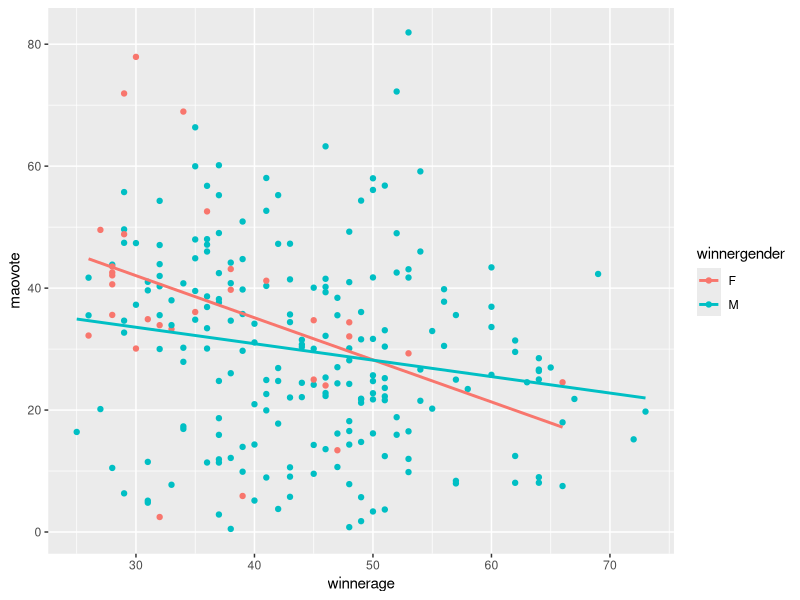
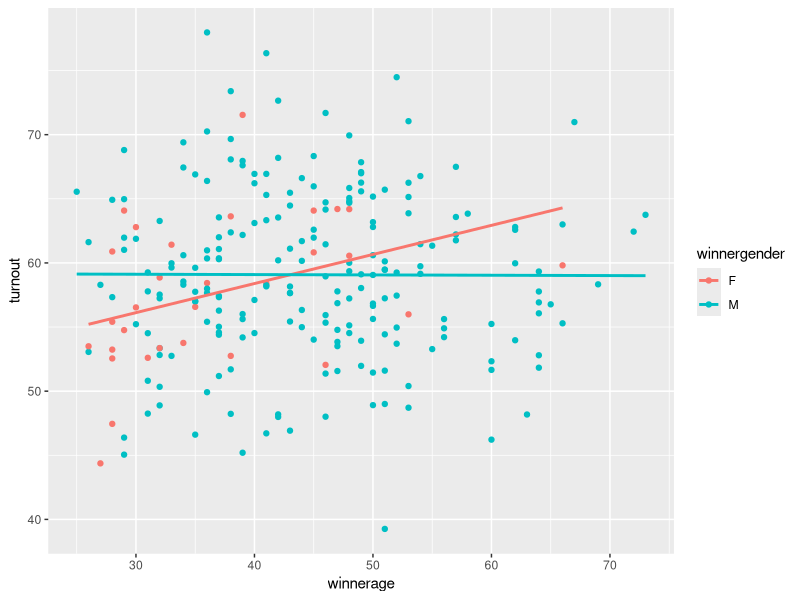
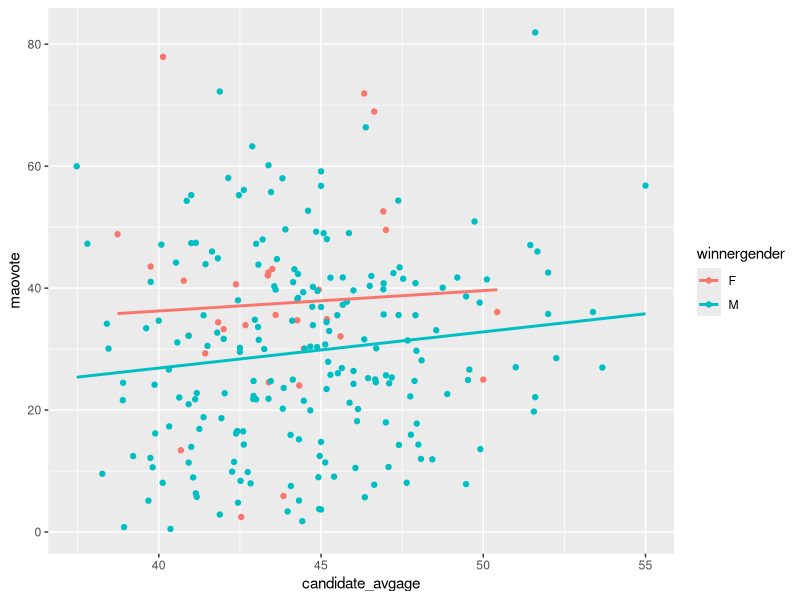
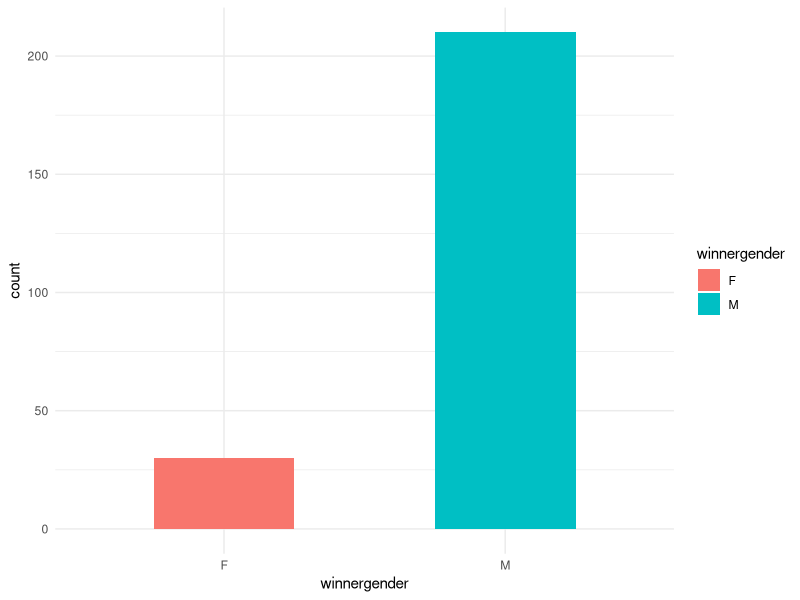
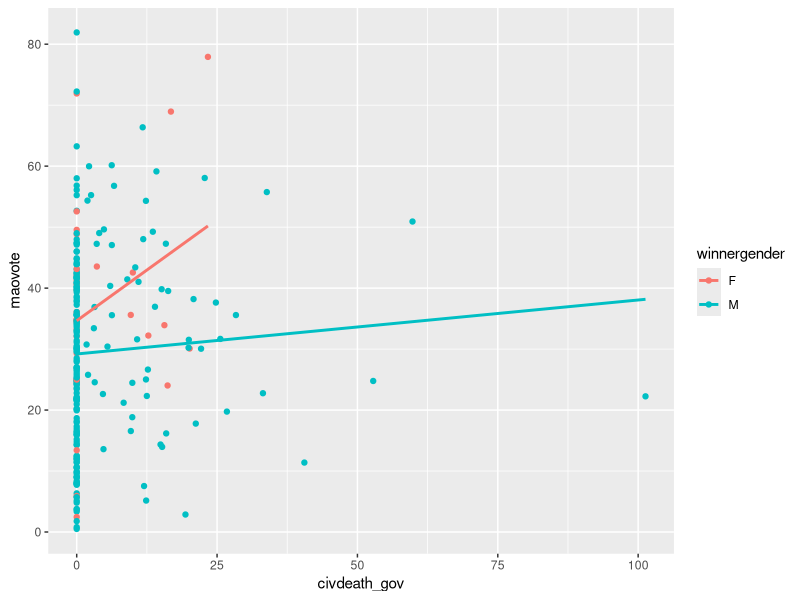
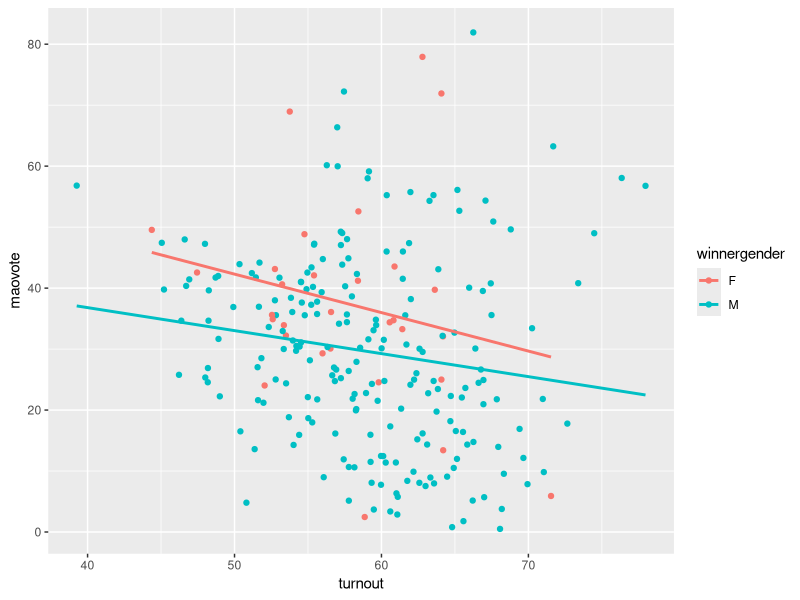
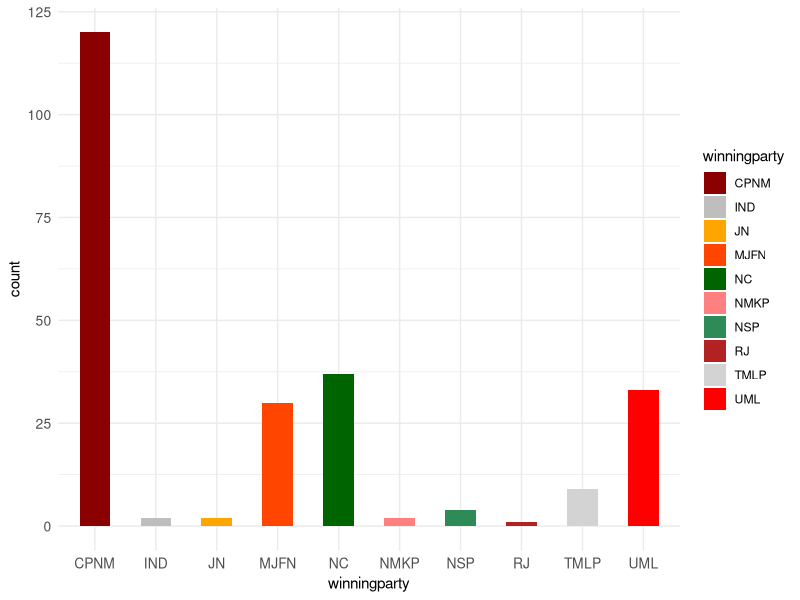

Write the R code that produced these figures, in order.
## ---- chunk 1
knitr::opts_chunk$set(
  collapse = TRUE,
  comment = "#>",
  warning = FALSE,
  message = FALSE
)
## ---- chunk 2
library(tidyverse)
library(kableExtra)
library(psych)

df = read.csv("completedata.csv")
kable(head(df))
## ---- chunk 3

df %>% summarise(civdeath_mao = mean(df$civdeath_mao), maodeath = mean(df$maodeath), winnerage = mean(df$winnerage))%>% tibble()

## ---- chunk 4
ggplot(df, aes(winnerage, maovote, colour = winnergender)) + 
  geom_point() + 
  geom_smooth(method=lm, se=FALSE)
## ---- chunk 5
ggplot(df, aes(winnerage, turnout, colour = winnergender)) + 
  geom_point() + 
  geom_smooth(method=lm, se=FALSE)
## ---- chunk 6
ggplot(df, aes(candidate_avgage, maovote, colour = winnergender)) + 
  geom_point() + 
  geom_smooth(method=lm, se=FALSE)
## ---- chunk 7
ggplot(df, aes(winnergender, fill=winnergender)) + 
  geom_bar(width = 0.5) + theme_minimal() 

## ---- chunk 8
ggplot(df, aes(civdeath_gov, maovote, colour = winnergender)) + 
  geom_point() + 
  geom_smooth(method=lm, se=FALSE)
## ---- chunk 9
ggplot(df, aes(turnout, maovote, colour = winnergender)) + 
  geom_point() + 
  geom_smooth(method=lm, se=FALSE)
## ---- chunk 10
ggplot(df, aes(x = winningparty, fill=winningparty)) + 
  geom_bar(width = 0.5) + theme_minimal() +
  scale_fill_manual(values = c("darkred", "grey", "orange", "orangered", "darkgreen" , "#ff8080" , "seagreen" , "firebrick" , "lightgrey" , "red"))+ 
  theme(axis.text=element_text(size=10)) 
